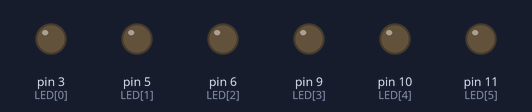
The sketch below on a simulated Arduino Uno, built with avr-gcc and run on an emulated ATmega328P. On the bench: output pins drawn as LEDs (lit = HIGH).

Above: at 0.1 s.
At 4.1 s:
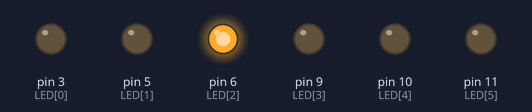
At 9.1 s:
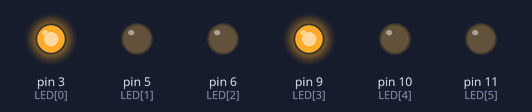
At 19.1 s:
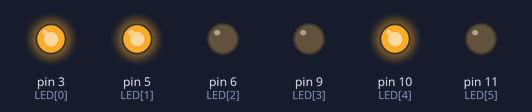
At 29.1 s:
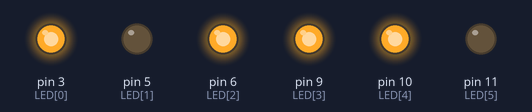
At 39.1 s:
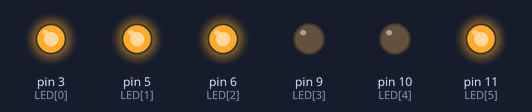
Timing chart, 0 to 40.0 s (numbered marks = the images above):
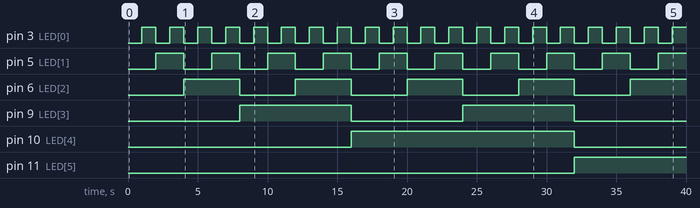

The sketch:

EX01_binary_led.ino
```cpp
const int LED[6] = {3, 5, 6, 9, 10, 11};
int cnt = 0;

void setup() {
  // put your setup code here, to run once:
  for(int i = 0; i < 6; i++)
  {
    pinMode(LED[i], OUTPUT);
  }

}

void loop() {
  // put your main code here, to run repeatedly:
  for(int i = 0; i < 6; i++)
  {
      digitalWrite(LED[i], cnt & (0x01<<i) ? HIGH : LOW);
  }

  cnt++;
  delay(1000);

}
```

Measured:
- by itself, pin 3 (LED[0]): alternates HIGH for 1.0 s and LOW for 1.0 s
- by itself, pin 5 (LED[1]): alternates HIGH for 2.0 s and LOW for 2.0 s
- by itself, pin 6 (LED[2]): alternates HIGH for 4.0 s and LOW for 4.0 s
- by itself, pin 9 (LED[3]): alternates HIGH for 8.0 s and LOW for 8.0 s
- by itself, pin 10 (LED[4]): LOW → HIGH at 16.0 s, → LOW 16.0 s later
- by itself, pin 11 (LED[5]): LOW → HIGH at 32.0 s
